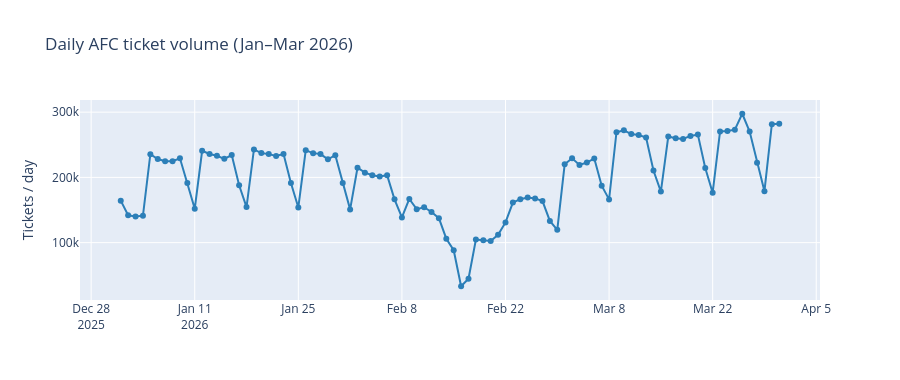

Write notebook code for a chart like this one.
### Markdown cell above
## 3. AFC coverage — temporal, payment methods, ticket types

The AFC layer is the *biggest* dataset (~17.8M payments). This section maps its shape.

### Code cell
# AFC volume per day → did anything go missing?
daily = db.query('''
    SELECT DATE_TRUNC('day', TO_TIMESTAMP(time_created_ticket)) AS day,
           COUNT(*) AS tickets
    FROM tickets
    GROUP BY day ORDER BY day
''').to_pandas()
print(f'Date range: {daily["day"].min()} → {daily["day"].max()}  ({len(daily)} days)')
fig = px.line(
    daily, x='day', y='tickets', markers=True,
    title='Daily AFC ticket volume (Jan–Mar 2026)',
    labels={'day':'', 'tickets':'Tickets / day'},
)
fig.update_traces(line_color='#2c7fb8')
fig.update_layout(height=380)
fig.show()
